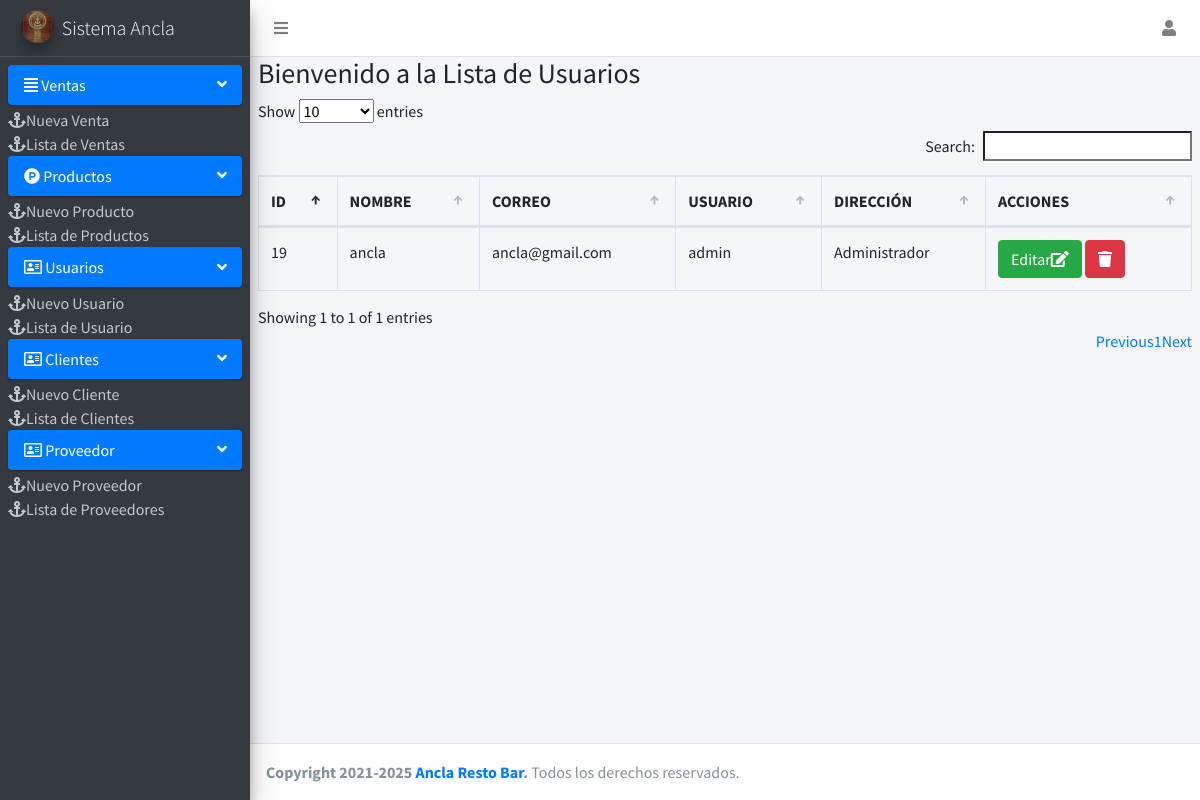
/Sistema_ANCLA/Pagina/Usuarios/lista_usuarios.php (signed in), run on the app's committed database.
### tables this page shows
CREATE TABLE `usuario` (
  `idusuario` int(11) NOT NULL,
  `nombre` varchar(100) NOT NULL,
  `correo` varchar(255) NOT NULL,
  `usuario` varchar(100) NOT NULL,
  `clave` varchar(100) NOT NULL,
  `rol` int(11) NOT NULL
);

CREATE TABLE `rol` (
  `idrol` int(11) NOT NULL,
  `rol` varchar(50) DEFAULT NULL
);

### Sistema_ANCLA/Pagina/Usuarios/lista_usuarios.php (the view, shortened to what this page needs)
<?php
include "../menu/cabezera.php";?>
<div class="content-wrapper">
  <section class="content">
    <div class="row" id="contenido_principal">
  <div class="col-md-12">
    <div class="box box-warning box-solid">
     <div class="box-header with-border">
     <h3 class="box-title">Bienvenido a la Lista de Usuarios</h3>
     </div>
     </div>
<div class="box-body">
<table  id="table" class="table  table-bordered .table-striped thead-dark" style="width:100%">
  <thead>
  <tr>
  <th>ID</th>
  <th>NOMBRE</th>
  <th>CORREO</th>
  <th>USUARIO</th>
  <th>DIRECCIÓN</th>
  <th>ACCIONES</th>
  </tr>
  </thead>
  <tbody>
  <?php
  include "../../conexion.php";
  $query = mysqli_query($conexion, "SELECT u.idusuario, u.nombre, u.correo, u.usuario, r.rol FROM usuario u INNER JOIN rol r ON u.rol = r.idrol " );
  $result = mysqli_num_rows($query);
  if ($result > 0)
  {
  while ($data=mysqli_fetch_array($query))
  {
  ?>
  <tr>
  <td><?php echo $data['idusuario']; ?></td>
  <td><?php echo $data['nombre']; ?></td>
  <td><?php echo $data['correo']; ?></td>
  <td><?php echo $data['usuario']; ?></td>
  <td><?php echo $data['rol']; ?></td>
  <td>
  <a href="editar.php?id=<?php echo $data['idusuario']; ?>"  class="btn btn-success">Editar<i class='fas fa-edit'></i></a>
  <form action="eliminar_usuario.php?id=<?php echo $data['idusuario']; ?>" method="post" class="confirmar d-inline">
  <button class="btn btn-danger"  onclick="location.refresh()" type="submit"><i class='fas fa-trash'></i> </button>
  </form>
  </div>
  <?php }
  } ?>
</div>
</div>
</div>
<?php
include "../menu/footer.php";
?>

### data on the page
usuario: idusuario "19", nombre "ancla", correo "ancla@gmail.com", usuario "admin", rol.rol "Administrador"
